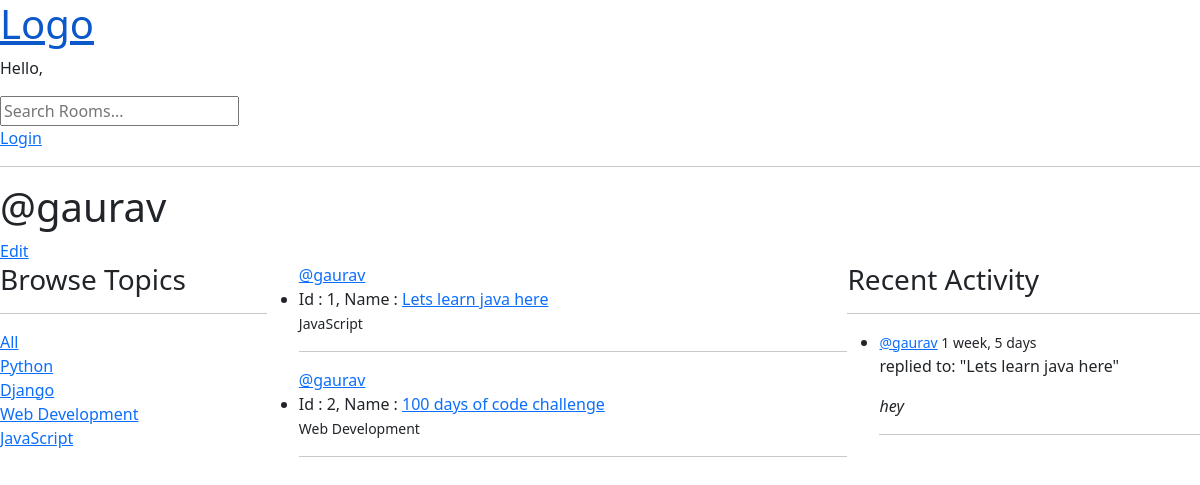
/user-profile/1/, run on an earlier commit of the app's database.
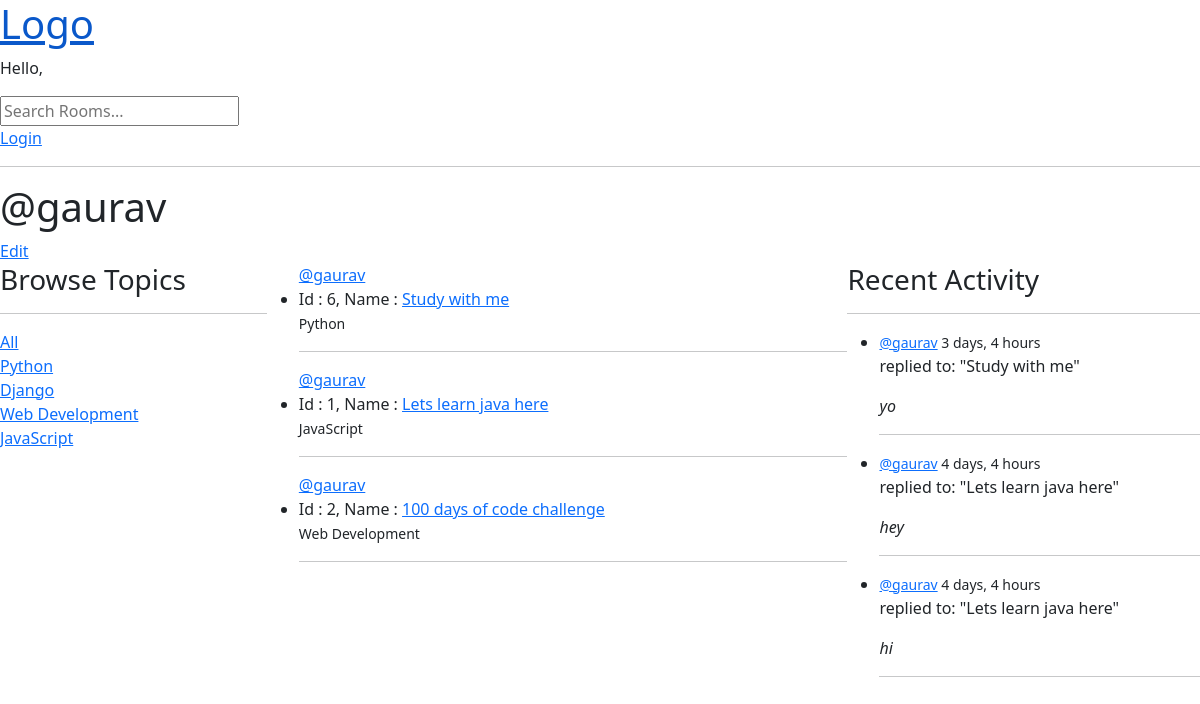
And on a later commit of the database.
### base/models.py (models this page shows, shortened)
class Topic(models.Model):
    name = models.CharField(max_length=200)

class Room(models.Model):
    host = models.ForeignKey(User, on_delete=models.CASCADE)
    topic = models.ForeignKey(Topic, on_delete=models.SET_NULL, null=True)
    name = models.CharField(max_length=200)
    description = models.TextField(null=True, blank=True)
    participants = models.ManyToManyField(User, related_name='participants', blank=True)
    updated = models.DateTimeField(auto_now=True)
    created = models.DateTimeField(auto_now_add=True)
    class Meta:
        ordering = ['-updated', '-created']
    def __str__(self):
        return self.name

class Message(models.Model):
    user = models.ForeignKey(User, on_delete=models.CASCADE)
    room = models.ForeignKey(Room, on_delete=models.CASCADE)
    body = models.TextField()
    updated = models.DateTimeField(auto_now=True)
    created = models.DateTimeField(auto_now_add=True)
    class Meta:
        ordering = ['-updated', '-created']

### base/views.py (the view)
# urls.py: path('user-profile/<str:pk>/', views.user_profile, name='profile'),
def user_profile(request, pk):
    user = User.objects.get(id=pk)
    rooms = user.room_set.all()
    room_message = user.message_set.all()[:4]
    topics = Topic.objects.all()
    context = {'user': user,
               'rooms': rooms,
               'recent_messages': room_message,
               'topics': topics,
               }
    return render(request, 'base/profile.html', context)

### base/templates/base/profile.html
{% extends 'main.html' %}
{% load static %}
{% block style %}
    <link rel="stylesheet" href="{% static 'base/home.css' %}">
{% endblock style %}
{% block content %}
<h1>@{{ user }}</h1>
<a href="{% url 'update-profile' %}">Edit</a>
<div class="profile-container">
    <div class="browse">
        {% include 'base/topic_component.html' %}
    </div>
    <div class="rooms">
        {% include 'base/feed_component.html' %}
    </div>
    <div class="recent-activity">
        {% include 'base/activity_component.html' %}
    </div>
</div>
{% endblock content %}

### templates/main.html (shortened to what this page needs)
<!DOCTYPE html>
{% load static %}
<html lang="en">
<head>
    <link rel="stylesheet" href="{% static 'styles/main.css' %}">
    <link rel="stylesheet" href="https://cdn.jsdelivr.net/npm/bootstrap@5.3.8/dist/css/bootstrap.min.css">
    {% block style %}
    {% endblock %}
</head>
<body>
    {% include 'navbar.html' %}
    {% block content %}
    {% endblock %}
</body>
</html>

### templates/navbar.html
<a href="{% url 'home' %}">
    <h1>Logo</h1>
</a>
<p>Hello, {{ request.user.username|title }}</p>
<div>
    <form action="{% url 'home' %}" method="get">
        <input type="text" name="q" placeholder="Search Rooms...">
    </form>
</div>
<div>
    {% if request.user.is_authenticated %}
        <a href="{% url 'logout' %}">Logout</a>
    {% else %}
        <a href="{% url 'login' %}">Login</a>
    {% endif%}
</div>
<hr>

### base/templates/base/topic_component.html
<h3>Browse Topics</h3>
<hr>
<div>
    <a href="{% url 'home'%}">All</a>
</div>
{% for topic in topics%}
    <div>
        <a href="{% url 'home'%}?q={{topic.name}}">{{topic.name}}</a>
    </div>
{% endfor %}

### base/templates/base/feed_component.html (shortened to what this page needs)
<div>
    {% for room in rooms%}
        <ul>
            <span><a href="{% url 'profile' room.host.id %}">@{{ room.host.username }}</a></span>
            <li>Id : {{ room.id }}, Name : <a href="{% url 'room' room.id%}">{{ room.name }}</a></li>
            <small>{{ room.topic.name }}</small>
            <br>
            <hr>
        </ul>
    {% endfor %}
</div>

### base/templates/base/activity_component.html (shortened to what this page needs)
<h3>Recent Activity</h3>
<hr>
<ul>
    {% for message in recent_messages %}
        <li>
            <small><a href="{% url 'profile' message.user.id %}">@{{message.user}}</a> {{message.created|timesince}}</small>
            <p>replied to: "{{message.room}}"</p>
            <em>{{message.body|truncatewords:15}}</em>
            <hr>
        </li>
    {% endfor %}
</ul>

### static/styles/main.css (style rules this page uses)
body { background-color: #1e1e2f; color: #e6e6e6; font-family: "Segoe UI", Roboto, sans-serif; }

### base/static/base/home.css (style rules this page uses)
.home-container, .profile-container { display: flex; flex-direction: row; }
.browse { flex: 1 1 auto; }
.rooms { flex: 3 3 auto; }
.recent-activity { flex: 1 1 auto; }

What changed in the data, as far as the page shows it:
removed Message: user "gaurav", created "1 week, 5 days", room "Lets learn java here", body "hey"
added Room: host.username "gaurav", id "6", name "Study with me", topic.name "Python"
added Message: user "gaurav", created "3 days, 4 hours", room "Study with me", body "yo"
added Message: user "gaurav", created "4 days, 4 hours", room "Lets learn java here", body "hey"
added Message: user "gaurav", created "4 days, 4 hours", room "Lets learn java here", body "hi"
